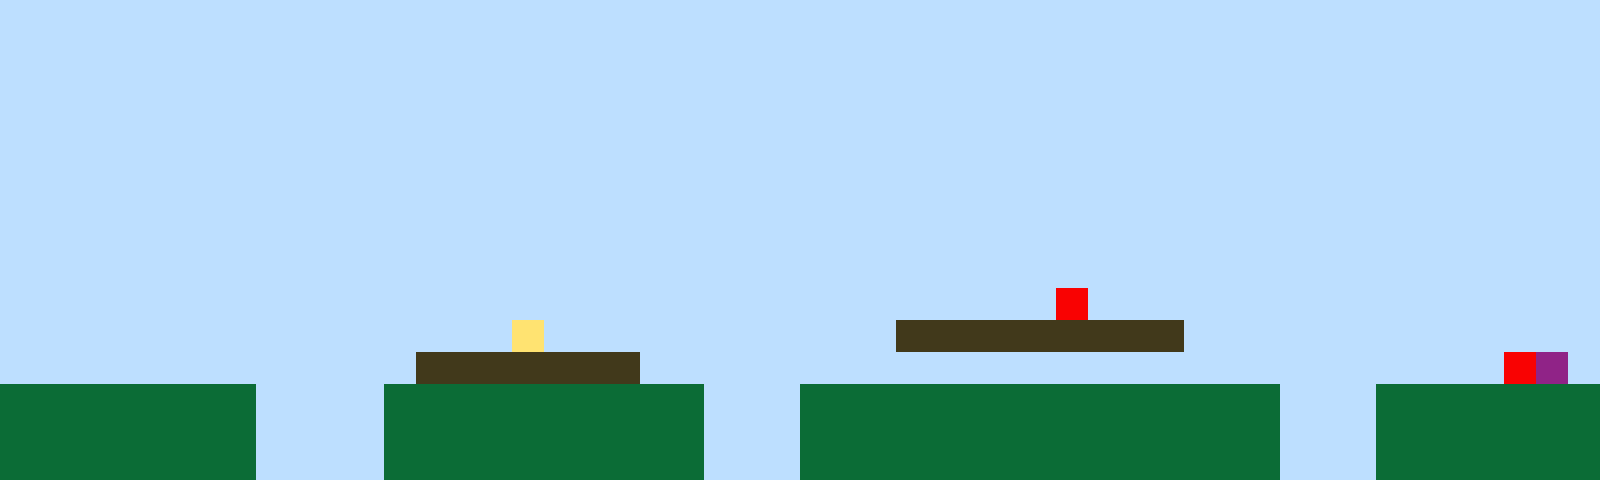

This is a level from a 2D game, rendered from its Tiled map with the project's own tilesets. A one-line summary and the complete map file follow:
An orthogonal 50x15 tile map with 32x32 px tiles, 1 tile layer (Tile Layer 1).

<map version="1.10" tiledversion="1.11.2" orientation="orthogonal" renderorder="right-up" width="50" height="15" tilewidth="32" tileheight="32" infinite="0" nextlayerid="2" nextobjectid="1"><editorsettings><export target="map1.csv" format="csv" /></editorsettings><tileset firstgid="1" name="sprites" tilewidth="32" tileheight="32" tilecount="6" columns="3"><image source="sprites.png" width="96" height="64" /></tileset><layer id="1" name="Tile Layer 1" width="50" height="15"><data encoding="csv">1,1,1,1,1,1,1,1,1,1,1,1,1,1,1,1,1,1,1,1,1,1,1,1,1,1,1,1,1,1,1,1,1,1,1,1,1,1,1,1,1,1,1,1,1,1,1,1,1,1,1,1,1,1,1,1,1,1,1,1,1,1,1,1,1,1,1,1,1,1,1,1,1,1,1,1,1,1,1,1,1,1,1,1,1,1,1,1,1,1,1,1,1,1,1,1,1,1,1,1,1,1,1,1,1,1,1,1,1,1,1,1,1,1,1,1,1,1,1,1,1,1,1,1,1,1,1,1,1,1,1,1,1,1,1,1,1,1,1,1,1,1,1,1,1,1,1,1,1,1,1,1,1,1,1,1,1,1,1,1,1,1,1,1,1,1,1,1,1,1,1,1,1,1,1,1,1,1,1,1,1,1,1,1,1,1,1,1,1,1,1,1,1,1,1,1,1,1,1,1,1,1,1,1,1,1,1,1,1,1,1,1,1,1,1,1,1,1,1,1,1,1,1,1,1,1,1,1,1,1,1,1,1,1,1,1,1,1,1,1,1,1,1,1,1,1,1,1,1,1,1,1,1,1,1,1,1,1,1,1,1,1,1,1,1,1,1,1,1,1,1,1,1,1,1,1,1,1,1,1,1,1,1,1,1,1,1,1,1,1,1,1,1,1,1,1,1,1,1,1,1,1,1,1,1,1,1,1,1,1,1,1,1,1,1,1,1,1,1,1,1,1,1,1,1,1,1,1,1,1,1,1,1,1,1,1,1,1,1,1,1,1,1,1,1,1,1,1,1,1,1,1,1,1,1,1,1,1,1,1,1,1,1,1,1,1,1,1,1,1,1,1,1,1,1,1,1,1,1,1,1,1,1,1,1,1,1,1,1,1,1,1,1,1,1,1,1,1,1,1,1,1,1,1,1,1,1,1,1,1,1,1,1,1,1,1,1,1,1,1,1,1,1,1,1,1,1,1,1,1,1,1,1,1,1,1,1,1,1,1,1,1,1,1,1,1,1,1,1,1,1,1,1,1,1,1,1,1,1,1,1,1,1,1,1,1,1,1,1,1,1,1,1,1,1,1,1,1,1,1,1,1,1,5,1,1,1,1,1,1,1,1,1,1,1,1,1,1,1,1,1,1,1,1,1,1,1,1,1,1,1,1,1,1,1,1,4,1,1,1,1,1,1,1,1,1,1,1,3,3,3,3,3,3,3,3,3,1,1,1,1,1,1,1,1,1,1,1,1,1,1,1,1,1,1,1,1,1,1,1,1,1,1,3,3,3,3,3,3,3,1,1,1,1,1,1,1,1,1,1,1,1,1,1,1,1,1,1,1,1,1,1,1,1,1,1,1,5,6,1,2,2,2,2,2,2,2,2,1,1,1,1,2,2,2,2,2,2,2,2,2,2,1,1,1,2,2,2,2,2,2,2,2,2,2,2,2,2,2,2,1,1,1,2,2,2,2,2,2,2,2,2,2,2,2,2,2,2,1,1,1,1,2,2,2,2,2,2,2,2,2,2,1,1,1,2,2,2,2,2,2,2,2,2,2,2,2,2,2,2,1,1,1,2,2,2,2,2,2,2,2,2,2,2,2,2,2,2,1,1,1,1,2,2,2,2,2,2,2,2,2,2,1,1,1,2,2,2,2,2,2,2,2,2,2,2,2,2,2,2,1,1,1,2,2,2,2,2,2,2</data></layer></map>
